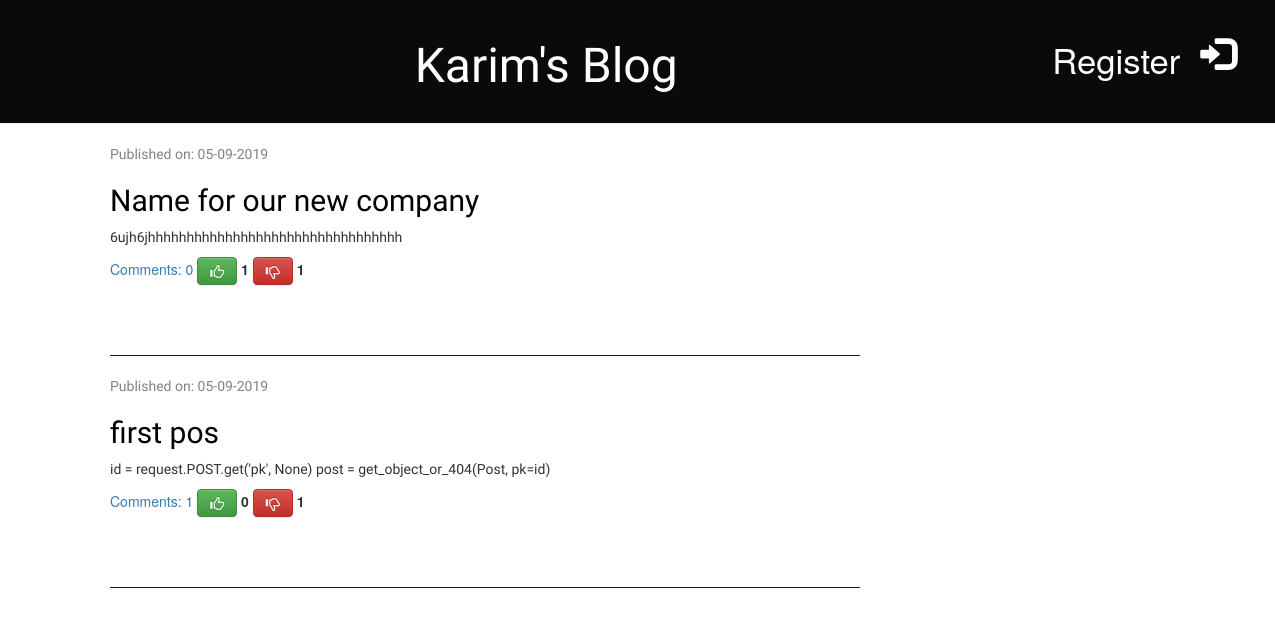
The page / on the database its author committed.
### basic_app/models.py (models this page shows, shortened)
class Post(models.Model):
    author = models.ForeignKey(User, on_delete=models.SET_NULL, null=True)
    title = models.CharField(max_length=200)
    text = models.TextField()
    created_date = models.DateTimeField(default=timezone.now)
    published_date = models.DateTimeField(blank=True, null=True)
    upvote = models.IntegerField(default=0,blank=True, null=True)
    downvote = models.IntegerField(default=0,blank=True, null=True)
    def approved_comments(self):
        return self.comments.filter(approved_comment=True)

### basic_app/views.py (the view)
# urls.py: url(r'^$',views.post_list,name='post_list'),
def post_list(request):
    posts = Post.objects.filter(published_date__lte=timezone.now()).order_by('published_date')
    return render(request, 'basic_app/post_list.html', {'posts': posts})

### templates/basic_app/post_list.html (shortened to what this page needs)
{% extends 'basic_app/base.html' %}
{% block body_block %}
    <div class="content container">
    <div class="row">
        <div class="col-md-8">
            {% for post in posts %}
                <div class="post">
				    <p class="date">
                       Published on: {{ post.published_date|date:'d-m-Y' }}
                    </p>
					<h2><a href="{% url 'basic_app:post_detail' pk=post.pk %}">{{ post.title }}</a></h2>
					<p>{{ post.text|truncatechars:200 }}</p>
					<a href="{% url 'basic_app:post_detail' pk=post.pk %}">Comments: {{ post.approved_comments.count }}</a>
					<a  class="btn btn-success" href="{% url 'basic_app:upvote' pk=post.pk %}"><span class="glyphicon glyphicon-thumbs-up"></span></a><strong> {{post.upvote}}</strong>
		<a  class="btn btn-danger" href="{% url 'basic_app:downvote' pk=post.pk %}"><span class="glyphicon glyphicon-thumbs-down"></span></a><strong> {{post.downvote}}</strong>
                </div>
				<hr>
            {% endfor %}
        </div>
    </div>
    </div>
{%endblock%}

### templates/basic_app/base.html (shortened to what this page needs)
{% load static %}
<html>
    <head>
        <link rel="stylesheet" href="//maxcdn.bootstrapcdn.com/bootstrap/3.2.0/css/bootstrap.min.css">
        <link rel="stylesheet" href="//maxcdn.bootstrapcdn.com/bootstrap/3.2.0/css/bootstrap-theme.min.css">
        <link rel="stylesheet" href="{% static 'css/blog.css' %}">
    </head>
    <body>
    <div class="page-header">
	{% if user.is_authenticated %}
		<a href="/accounts/logout/" class="top-menu"><span class="glyphicon glyphicon-log-out"></span></a>
		<span>Welcome Back {{request.user.email}}</span>
		<a href="{% url 'basic_app:post_new' %}" class="top-menu"><span class="glyphicon glyphicon-plus"></span></a>
		<a href="{% url 'basic_app:post_draft_list' %}" class="top-menu">drafts</a>
		<a href="{% url 'basic_app:myposts_list' %}" class="top-menu">My Piblished Posts</a>
	{%else%}
	    <a href="/accounts/login/" class="top-menu"><span class="glyphicon glyphicon-log-in"></span></a>
		<a href="/register/" class="top-menu">Register</a>
	{%endif%}
        <h1><a href="/">Karim's Blog</a></h1>
    </div>
    <div class="content container">
        <div class="row">
            <div class="col-md-8">
            {% block body_block %}
            {% endblock %}
            </div>
        </div>
    </div>
</body>
</html>

### static/css/blog.css (style rules this page uses)
h1 { text-align:center; }
.page-header h1, .page-header h1 a, .page-header h1 a:visited, .page-header h1 a:active { color: #ffffff; font-size: 36pt; text-decoration: none; }
.content { margin-left: 40px; }
p { font-family: 'Jua'; }
h1, h2, h3, h4 { font-family: 'Lobster', cursive; }
.date { color: #828282; }
.top-menu, .top-menu:hover, .top-menu:visited { color: #ffffff; float: right; font-size: 26pt; margin-right: 20px; }
.post { margin-bottom: 70px; }
.post h2 a, .post h2 a:visited { color: #000000; }
a.top-menu { margin-top:15px; }
hr { border-top: 1px solid #191717; }

### rows shown on the page
Post: published_date "05-09-2019", title "Name for our new company", text "6ujh6jhhhhhhhhhhhhhhhhhhhhhhhhhhhhhhhhh", approved_comments.count "0", upvote "1", downvote "1"
Post: published_date "05-09-2019", title "first pos", text "id = request.POST.get('pk', None) post = get_object_or_404(Post, pk=id)", approved_comments.count "1", upvote "0", downvote "1"
